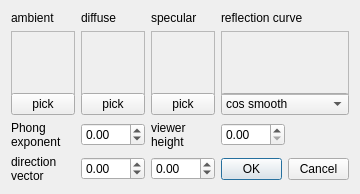
<?xml version="1.0" encoding="UTF-8"?>
<ui version="4.0">
 <class>LightDialog</class>
 <widget class="QDialog" name="LightDialog">
  <property name="geometry">
   <rect>
    <x>0</x>
    <y>0</y>
    <width>356</width>
    <height>194</height>
   </rect>
  </property>
  <property name="sizePolicy">
   <sizepolicy hsizetype="Fixed" vsizetype="Fixed">
    <horstretch>0</horstretch>
    <verstretch>0</verstretch>
   </sizepolicy>
  </property>
  <property name="windowTitle">
   <string>Dialog</string>
  </property>
  <layout class="QGridLayout" name="gridLayout">
   <item row="7" column="4">
    <widget class="QDoubleSpinBox" name="direction_y">
     <property name="minimum">
      <double>-99.000000000000000</double>
     </property>
    </widget>
   </item>
   <item row="7" column="2">
    <widget class="QLabel" name="label_7">
     <property name="maximumSize">
      <size>
       <width>64</width>
       <height>16777215</height>
      </size>
     </property>
     <property name="text">
      <string>direction vector</string>
     </property>
     <property name="wordWrap">
      <bool>true</bool>
     </property>
    </widget>
   </item>
   <item row="3" column="3">
    <widget class="QLabel" name="label_2">
     <property name="maximumSize">
      <size>
       <width>64</width>
       <height>16777215</height>
      </size>
     </property>
     <property name="text">
      <string>diffuse</string>
     </property>
    </widget>
   </item>
   <item row="7" column="3">
    <widget class="QDoubleSpinBox" name="direction_x">
     <property name="minimum">
      <double>-99.000000000000000</double>
     </property>
    </widget>
   </item>
   <item row="5" column="8">
    <widget class="QComboBox" name="curve_selection">
     <property name="maximumSize">
      <size>
       <width>128</width>
       <height>16777215</height>
      </size>
     </property>
     <item>
      <property name="text">
       <string>cos smooth</string>
      </property>
     </item>
     <item>
      <property name="text">
       <string>cos absolute value</string>
      </property>
     </item>
     <item>
      <property name="text">
       <string>linear half</string>
      </property>
     </item>
     <item>
      <property name="text">
       <string>linear full</string>
      </property>
     </item>
    </widget>
   </item>
   <item row="6" column="8">
    <widget class="QDoubleSpinBox" name="viewer_height">
     <property name="maximumSize">
      <size>
       <width>64</width>
       <height>16777215</height>
      </size>
     </property>
     <property name="maximum">
      <double>50.000000000000000</double>
     </property>
    </widget>
   </item>
   <item row="6" column="4">
    <widget class="QLabel" name="label_6">
     <property name="maximumSize">
      <size>
       <width>64</width>
       <height>16777215</height>
      </size>
     </property>
     <property name="text">
      <string>viewer height</string>
     </property>
     <property name="wordWrap">
      <bool>true</bool>
     </property>
    </widget>
   </item>
   <item row="6" column="3">
    <widget class="QDoubleSpinBox" name="phong_exponent">
     <property name="minimum">
      <double>-10.000000000000000</double>
     </property>
     <property name="maximum">
      <double>10.000000000000000</double>
     </property>
    </widget>
   </item>
   <item row="6" column="2">
    <widget class="QLabel" name="label_5">
     <property name="maximumSize">
      <size>
       <width>64</width>
       <height>16777215</height>
      </size>
     </property>
     <property name="text">
      <string>Phong exponent</string>
     </property>
     <property name="scaledContents">
      <bool>false</bool>
     </property>
     <property name="wordWrap">
      <bool>true</bool>
     </property>
    </widget>
   </item>
   <item row="3" column="4">
    <widget class="QLabel" name="label_3">
     <property name="maximumSize">
      <size>
       <width>64</width>
       <height>16777215</height>
      </size>
     </property>
     <property name="text">
      <string>specular</string>
     </property>
    </widget>
   </item>
   <item row="4" column="2">
    <widget class="QFrame" name="frame_ambient">
     <property name="minimumSize">
      <size>
       <width>64</width>
       <height>64</height>
      </size>
     </property>
     <property name="maximumSize">
      <size>
       <width>64</width>
       <height>64</height>
      </size>
     </property>
     <property name="frameShape">
      <enum>QFrame::StyledPanel</enum>
     </property>
     <property name="frameShadow">
      <enum>QFrame::Plain</enum>
     </property>
    </widget>
   </item>
   <item row="4" column="8">
    <widget class="QFrame" name="frame_curve">
     <property name="minimumSize">
      <size>
       <width>128</width>
       <height>64</height>
      </size>
     </property>
     <property name="maximumSize">
      <size>
       <width>128</width>
       <height>64</height>
      </size>
     </property>
     <property name="frameShape">
      <enum>QFrame::StyledPanel</enum>
     </property>
     <property name="frameShadow">
      <enum>QFrame::Plain</enum>
     </property>
    </widget>
   </item>
   <item row="4" column="4">
    <widget class="QFrame" name="frame_specular">
     <property name="minimumSize">
      <size>
       <width>64</width>
       <height>64</height>
      </size>
     </property>
     <property name="maximumSize">
      <size>
       <width>64</width>
       <height>64</height>
      </size>
     </property>
     <property name="frameShape">
      <enum>QFrame::StyledPanel</enum>
     </property>
     <property name="frameShadow">
      <enum>QFrame::Plain</enum>
     </property>
    </widget>
   </item>
   <item row="4" column="3">
    <widget class="QFrame" name="frame_diffuse">
     <property name="minimumSize">
      <size>
       <width>64</width>
       <height>64</height>
      </size>
     </property>
     <property name="maximumSize">
      <size>
       <width>64</width>
       <height>64</height>
      </size>
     </property>
     <property name="frameShape">
      <enum>QFrame::StyledPanel</enum>
     </property>
     <property name="frameShadow">
      <enum>QFrame::Plain</enum>
     </property>
    </widget>
   </item>
   <item row="5" column="4">
    <widget class="QPushButton" name="pick_specular">
     <property name="maximumSize">
      <size>
       <width>64</width>
       <height>16777215</height>
      </size>
     </property>
     <property name="text">
      <string>pick</string>
     </property>
    </widget>
   </item>
   <item row="7" column="8">
    <widget class="QDialogButtonBox" name="buttonBox">
     <property name="maximumSize">
      <size>
       <width>128</width>
       <height>16777215</height>
      </size>
     </property>
     <property name="orientation">
      <enum>Qt::Horizontal</enum>
     </property>
     <property name="standardButtons">
      <set>QDialogButtonBox::Cancel|QDialogButtonBox::Ok</set>
     </property>
    </widget>
   </item>
   <item row="5" column="3">
    <widget class="QPushButton" name="pick_diffuse">
     <property name="maximumSize">
      <size>
       <width>64</width>
       <height>16777215</height>
      </size>
     </property>
     <property name="text">
      <string>pick</string>
     </property>
    </widget>
   </item>
   <item row="5" column="2">
    <widget class="QPushButton" name="pick_ambient">
     <property name="maximumSize">
      <size>
       <width>64</width>
       <height>16777215</height>
      </size>
     </property>
     <property name="text">
      <string>pick</string>
     </property>
    </widget>
   </item>
   <item row="3" column="2">
    <widget class="QLabel" name="label">
     <property name="text">
      <string>ambient</string>
     </property>
    </widget>
   </item>
   <item row="3" column="8">
    <widget class="QLabel" name="label_4">
     <property name="text">
      <string>reflection curve</string>
     </property>
    </widget>
   </item>
  </layout>
 </widget>
 <resources/>
 <connections>
  <connection>
   <sender>buttonBox</sender>
   <signal>accepted()</signal>
   <receiver>LightDialog</receiver>
   <slot>accept()</slot>
   <hints>
    <hint type="sourcelabel">
     <x>248</x>
     <y>254</y>
    </hint>
    <hint type="destinationlabel">
     <x>157</x>
     <y>274</y>
    </hint>
   </hints>
  </connection>
  <connection>
   <sender>buttonBox</sender>
   <signal>rejected()</signal>
   <receiver>LightDialog</receiver>
   <slot>reject()</slot>
   <hints>
    <hint type="sourcelabel">
     <x>316</x>
     <y>260</y>
    </hint>
    <hint type="destinationlabel">
     <x>286</x>
     <y>274</y>
    </hint>
   </hints>
  </connection>
 </connections>
</ui>
